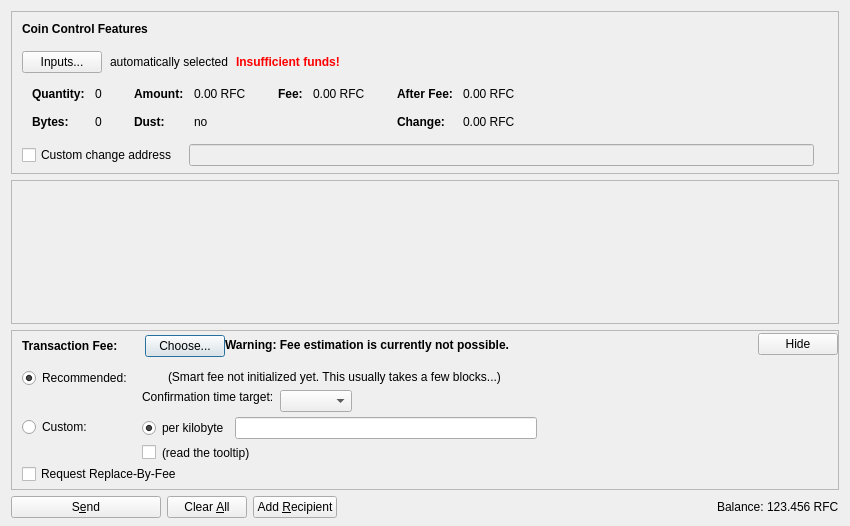
<?xml version="1.0" encoding="UTF-8"?>
<ui version="4.0">
 <class>SendCoinsDialog</class>
 <widget class="QDialog" name="SendCoinsDialog">
  <property name="geometry">
   <rect>
    <x>0</x>
    <y>0</y>
    <width>850</width>
    <height>526</height>
   </rect>
  </property>
  <property name="windowTitle">
   <string>Send Coins</string>
  </property>
  <layout class="QVBoxLayout" name="verticalLayout" stretch="0,1,0,0">
   <property name="bottomMargin">
    <number>8</number>
   </property>
   <item>
    <widget class="QFrame" name="frameCoinControl">
     <property name="sizePolicy">
      <sizepolicy hsizetype="Expanding" vsizetype="Expanding">
       <horstretch>0</horstretch>
       <verstretch>0</verstretch>
      </sizepolicy>
     </property>
     <property name="maximumSize">
      <size>
       <width>16777215</width>
       <height>16777215</height>
      </size>
     </property>
     <property name="frameShape">
      <enum>QFrame::StyledPanel</enum>
     </property>
     <property name="frameShadow">
      <enum>QFrame::Sunken</enum>
     </property>
     <layout class="QVBoxLayout" name="verticalLayoutCoinControl2">
      <property name="spacing">
       <number>0</number>
      </property>
      <property name="leftMargin">
       <number>0</number>
      </property>
      <property name="topMargin">
       <number>0</number>
      </property>
      <property name="rightMargin">
       <number>0</number>
      </property>
      <property name="bottomMargin">
       <number>6</number>
      </property>
      <item>
       <layout class="QVBoxLayout" name="verticalLayoutCoinControl" stretch="0,0,0,0,1">
        <property name="spacing">
         <number>0</number>
        </property>
        <property name="leftMargin">
         <number>10</number>
        </property>
        <property name="topMargin">
         <number>10</number>
        </property>
        <item>
         <layout class="QHBoxLayout" name="horizontalLayoutCoinControl1">
          <property name="bottomMargin">
           <number>15</number>
          </property>
          <item>
           <widget class="QLabel" name="labelCoinControlFeatures">
            <property name="sizePolicy">
             <sizepolicy hsizetype="Preferred" vsizetype="Maximum">
              <horstretch>0</horstretch>
              <verstretch>0</verstretch>
             </sizepolicy>
            </property>
            <property name="font">
             <font>
              <weight>75</weight>
              <bold>true</bold>
             </font>
            </property>
            <property name="styleSheet">
             <string notr="true">font-weight:bold;</string>
            </property>
            <property name="text">
             <string>Coin Control Features</string>
            </property>
           </widget>
          </item>
         </layout>
        </item>
        <item>
         <layout class="QHBoxLayout" name="horizontalLayoutCoinControl2" stretch="0,0,0,0">
          <property name="spacing">
           <number>8</number>
          </property>
          <property name="bottomMargin">
           <number>10</number>
          </property>
          <item>
           <widget class="QPushButton" name="pushButtonCoinControl">
            <property name="styleSheet">
             <string notr="true"/>
            </property>
            <property name="text">
             <string>Inputs...</string>
            </property>
            <property name="autoDefault">
             <bool>false</bool>
            </property>
           </widget>
          </item>
          <item>
           <widget class="QLabel" name="labelCoinControlAutomaticallySelected">
            <property name="text">
             <string>automatically selected</string>
            </property>
            <property name="margin">
             <number>5</number>
            </property>
           </widget>
          </item>
          <item>
           <widget class="QLabel" name="labelCoinControlInsuffFunds">
            <property name="font">
             <font>
              <weight>75</weight>
              <bold>true</bold>
             </font>
            </property>
            <property name="styleSheet">
             <string notr="true">color:red;font-weight:bold;</string>
            </property>
            <property name="text">
             <string>Insufficient funds!</string>
            </property>
            <property name="margin">
             <number>5</number>
            </property>
           </widget>
          </item>
          <item>
           <spacer name="horizontalSpacerCoinControl">
            <property name="orientation">
             <enum>Qt::Horizontal</enum>
            </property>
            <property name="sizeHint" stdset="0">
             <size>
              <width>40</width>
              <height>1</height>
             </size>
            </property>
           </spacer>
          </item>
         </layout>
        </item>
        <item>
         <widget class="QWidget" name="widgetCoinControl" native="true">
          <property name="sizePolicy">
           <sizepolicy hsizetype="Preferred" vsizetype="Preferred">
            <horstretch>0</horstretch>
            <verstretch>0</verstretch>
           </sizepolicy>
          </property>
          <property name="minimumSize">
           <size>
            <width>0</width>
            <height>0</height>
           </size>
          </property>
          <property name="styleSheet">
           <string notr="true"/>
          </property>
          <layout class="QHBoxLayout" name="horizontalLayoutCoinControl5">
           <property name="leftMargin">
            <number>0</number>
           </property>
           <property name="topMargin">
            <number>0</number>
           </property>
           <property name="rightMargin">
            <number>0</number>
           </property>
           <property name="bottomMargin">
            <number>0</number>
           </property>
           <item>
            <layout class="QHBoxLayout" name="horizontalLayoutCoinControl3" stretch="0,0,0,1">
             <property name="spacing">
              <number>20</number>
             </property>
             <property name="topMargin">
              <number>0</number>
             </property>
             <property name="bottomMargin">
              <number>10</number>
             </property>
             <item>
              <layout class="QFormLayout" name="formLayoutCoinControl1">
               <property name="horizontalSpacing">
                <number>10</number>
               </property>
               <property name="verticalSpacing">
                <number>14</number>
               </property>
               <property name="leftMargin">
                <number>10</number>
               </property>
               <property name="topMargin">
                <number>4</number>
               </property>
               <property name="rightMargin">
                <number>6</number>
               </property>
               <item row="0" column="0">
                <widget class="QLabel" name="labelCoinControlQuantityText">
                 <property name="font">
                  <font>
                   <weight>75</weight>
                   <bold>true</bold>
                  </font>
                 </property>
                 <property name="text">
                  <string>Quantity:</string>
                 </property>
                 <property name="margin">
                  <number>0</number>
                 </property>
                </widget>
               </item>
               <item row="0" column="1">
                <widget class="QLabel" name="labelCoinControlQuantity">
                 <property name="cursor">
                  <cursorShape>IBeamCursor</cursorShape>
                 </property>
                 <property name="contextMenuPolicy">
                  <enum>Qt::ActionsContextMenu</enum>
                 </property>
                 <property name="text">
                  <string notr="true">0</string>
                 </property>
                 <property name="margin">
                  <number>0</number>
                 </property>
                 <property name="textInteractionFlags">
                  <set>Qt::LinksAccessibleByMouse|Qt::TextSelectableByKeyboard|Qt::TextSelectableByMouse</set>
                 </property>
                </widget>
               </item>
               <item row="1" column="0">
                <widget class="QLabel" name="labelCoinControlBytesText">
                 <property name="font">
                  <font>
                   <weight>75</weight>
                   <bold>true</bold>
                  </font>
                 </property>
                 <property name="text">
                  <string>Bytes:</string>
                 </property>
                </widget>
               </item>
               <item row="1" column="1">
                <widget class="QLabel" name="labelCoinControlBytes">
                 <property name="cursor">
                  <cursorShape>IBeamCursor</cursorShape>
                 </property>
                 <property name="contextMenuPolicy">
                  <enum>Qt::ActionsContextMenu</enum>
                 </property>
                 <property name="text">
                  <string notr="true">0</string>
                 </property>
                 <property name="textInteractionFlags">
                  <set>Qt::LinksAccessibleByMouse|Qt::TextSelectableByKeyboard|Qt::TextSelectableByMouse</set>
                 </property>
                </widget>
               </item>
              </layout>
             </item>
             <item>
              <layout class="QFormLayout" name="formLayoutCoinControl2">
               <property name="horizontalSpacing">
                <number>10</number>
               </property>
               <property name="verticalSpacing">
                <number>14</number>
               </property>
               <property name="leftMargin">
                <number>6</number>
               </property>
               <property name="topMargin">
                <number>4</number>
               </property>
               <property name="rightMargin">
                <number>6</number>
               </property>
               <item row="0" column="0">
                <widget class="QLabel" name="labelCoinControlAmountText">
                 <property name="font">
                  <font>
                   <weight>75</weight>
                   <bold>true</bold>
                  </font>
                 </property>
                 <property name="text">
                  <string>Amount:</string>
                 </property>
                 <property name="margin">
                  <number>0</number>
                 </property>
                </widget>
               </item>
               <item row="0" column="1">
                <widget class="QLabel" name="labelCoinControlAmount">
                 <property name="cursor">
                  <cursorShape>IBeamCursor</cursorShape>
                 </property>
                 <property name="contextMenuPolicy">
                  <enum>Qt::ActionsContextMenu</enum>
                 </property>
                 <property name="text">
                  <string notr="true">0.00 RFC</string>
                 </property>
                 <property name="textInteractionFlags">
                  <set>Qt::LinksAccessibleByMouse|Qt::TextSelectableByKeyboard|Qt::TextSelectableByMouse</set>
                 </property>
                </widget>
               </item>
               <item row="1" column="0">
                <widget class="QLabel" name="labelCoinControlLowOutputText">
                 <property name="font">
                  <font>
                   <weight>75</weight>
                   <bold>true</bold>
                  </font>
                 </property>
                 <property name="text">
                  <string>Dust:</string>
                 </property>
                </widget>
               </item>
               <item row="1" column="1">
                <widget class="QLabel" name="labelCoinControlLowOutput">
                 <property name="cursor">
                  <cursorShape>IBeamCursor</cursorShape>
                 </property>
                 <property name="contextMenuPolicy">
                  <enum>Qt::ActionsContextMenu</enum>
                 </property>
                 <property name="text">
                  <string notr="true">no</string>
                 </property>
                 <property name="textInteractionFlags">
                  <set>Qt::LinksAccessibleByMouse|Qt::TextSelectableByKeyboard|Qt::TextSelectableByMouse</set>
                 </property>
                </widget>
               </item>
              </layout>
             </item>
             <item>
              <layout class="QFormLayout" name="formLayoutCoinControl3">
               <property name="horizontalSpacing">
                <number>10</number>
               </property>
               <property name="verticalSpacing">
                <number>14</number>
               </property>
               <property name="leftMargin">
                <number>6</number>
               </property>
               <property name="topMargin">
                <number>4</number>
               </property>
               <property name="rightMargin">
                <number>6</number>
               </property>
               <item row="0" column="0">
                <widget class="QLabel" name="labelCoinControlFeeText">
                 <property name="font">
                  <font>
                   <weight>75</weight>
                   <bold>true</bold>
                  </font>
                 </property>
                 <property name="text">
                  <string>Fee:</string>
                 </property>
                 <property name="margin">
                  <number>0</number>
                 </property>
                </widget>
               </item>
               <item row="0" column="1">
                <widget class="QLabel" name="labelCoinControlFee">
                 <property name="cursor">
                  <cursorShape>IBeamCursor</cursorShape>
                 </property>
                 <property name="contextMenuPolicy">
                  <enum>Qt::ActionsContextMenu</enum>
                 </property>
                 <property name="text">
                  <string notr="true">0.00 RFC</string>
                 </property>
                 <property name="textInteractionFlags">
                  <set>Qt::LinksAccessibleByMouse|Qt::TextSelectableByKeyboard|Qt::TextSelectableByMouse</set>
                 </property>
                </widget>
               </item>
              </layout>
             </item>
             <item>
              <layout class="QFormLayout" name="formLayoutCoinControl4">
               <property name="horizontalSpacing">
                <number>10</number>
               </property>
               <property name="verticalSpacing">
                <number>14</number>
               </property>
               <property name="leftMargin">
                <number>6</number>
               </property>
               <property name="topMargin">
                <number>4</number>
               </property>
               <property name="rightMargin">
                <number>6</number>
               </property>
               <item row="0" column="0">
                <widget class="QLabel" name="labelCoinControlAfterFeeText">
                 <property name="font">
                  <font>
                   <weight>75</weight>
                   <bold>true</bold>
                  </font>
                 </property>
                 <property name="text">
                  <string>After Fee:</string>
                 </property>
                 <property name="margin">
                  <number>0</number>
                 </property>
                </widget>
               </item>
               <item row="0" column="1">
                <widget class="QLabel" name="labelCoinControlAfterFee">
                 <property name="cursor">
                  <cursorShape>IBeamCursor</cursorShape>
                 </property>
                 <property name="contextMenuPolicy">
                  <enum>Qt::ActionsContextMenu</enum>
                 </property>
                 <property name="text">
                  <string notr="true">0.00 RFC</string>
                 </property>
                 <property name="textInteractionFlags">
                  <set>Qt::LinksAccessibleByMouse|Qt::TextSelectableByKeyboard|Qt::TextSelectableByMouse</set>
                 </property>
                </widget>
               </item>
               <item row="1" column="0">
                <widget class="QLabel" name="labelCoinControlChangeText">
                 <property name="font">
                  <font>
                   <weight>75</weight>
                   <bold>true</bold>
                  </font>
                 </property>
                 <property name="text">
                  <string>Change:</string>
                 </property>
                </widget>
               </item>
               <item row="1" column="1">
                <widget class="QLabel" name="labelCoinControlChange">
                 <property name="cursor">
                  <cursorShape>IBeamCursor</cursorShape>
                 </property>
                 <property name="contextMenuPolicy">
                  <enum>Qt::ActionsContextMenu</enum>
                 </property>
                 <property name="text">
                  <string notr="true">0.00 RFC</string>
                 </property>
                 <property name="textInteractionFlags">
                  <set>Qt::LinksAccessibleByMouse|Qt::TextSelectableByKeyboard|Qt::TextSelectableByMouse</set>
                 </property>
                </widget>
               </item>
              </layout>
             </item>
            </layout>
           </item>
          </layout>
         </widget>
        </item>
        <item>
         <layout class="QHBoxLayout" name="horizontalLayoutCoinControl4" stretch="0,0,0">
          <property name="spacing">
           <number>12</number>
          </property>
          <property name="sizeConstraint">
           <enum>QLayout::SetDefaultConstraint</enum>
          </property>
          <property name="topMargin">
           <number>5</number>
          </property>
          <property name="rightMargin">
           <number>5</number>
          </property>
          <item>
           <widget class="QCheckBox" name="checkBoxCoinControlChange">
            <property name="toolTip">
             <string>If this is activated, but the change address is empty or invalid, change will be sent to a newly generated address.</string>
            </property>
            <property name="text">
             <string>Custom change address</string>
            </property>
           </widget>
          </item>
          <item>
           <widget class="QValidatedLineEdit" name="lineEditCoinControlChange">
            <property name="enabled">
             <bool>false</bool>
            </property>
            <property name="sizePolicy">
             <sizepolicy hsizetype="Expanding" vsizetype="Fixed">
              <horstretch>0</horstretch>
              <verstretch>0</verstretch>
             </sizepolicy>
            </property>
           </widget>
          </item>
          <item>
           <widget class="QLabel" name="labelCoinControlChangeLabel">
            <property name="sizePolicy">
             <sizepolicy hsizetype="Preferred" vsizetype="Expanding">
              <horstretch>0</horstretch>
              <verstretch>0</verstretch>
             </sizepolicy>
            </property>
            <property name="minimumSize">
             <size>
              <width>0</width>
              <height>0</height>
             </size>
            </property>
            <property name="text">
             <string/>
            </property>
            <property name="margin">
             <number>3</number>
            </property>
           </widget>
          </item>
         </layout>
        </item>
        <item>
         <spacer name="verticalSpacerCoinControl">
          <property name="orientation">
           <enum>Qt::Vertical</enum>
          </property>
          <property name="sizeHint" stdset="0">
           <size>
            <width>800</width>
            <height>1</height>
           </size>
          </property>
         </spacer>
        </item>
       </layout>
      </item>
     </layout>
    </widget>
   </item>
   <item>
    <widget class="QScrollArea" name="scrollArea">
     <property name="widgetResizable">
      <bool>true</bool>
     </property>
     <widget class="QWidget" name="scrollAreaWidgetContents">
      <property name="geometry">
       <rect>
        <x>0</x>
        <y>0</y>
        <width>830</width>
        <height>104</height>
       </rect>
      </property>
      <layout class="QVBoxLayout" name="verticalLayout_2" stretch="0,1">
       <property name="leftMargin">
        <number>0</number>
       </property>
       <property name="topMargin">
        <number>0</number>
       </property>
       <property name="rightMargin">
        <number>0</number>
       </property>
       <property name="bottomMargin">
        <number>0</number>
       </property>
       <item>
        <layout class="QVBoxLayout" name="entries">
         <property name="spacing">
          <number>6</number>
         </property>
        </layout>
       </item>
       <item>
        <spacer name="verticalSpacer">
         <property name="orientation">
          <enum>Qt::Vertical</enum>
         </property>
         <property name="sizeHint" stdset="0">
          <size>
           <width>20</width>
           <height>40</height>
          </size>
         </property>
        </spacer>
       </item>
      </layout>
     </widget>
    </widget>
   </item>
   <item>
    <widget class="QFrame" name="frameFee">
     <property name="sizePolicy">
      <sizepolicy hsizetype="Expanding" vsizetype="Expanding">
       <horstretch>0</horstretch>
       <verstretch>0</verstretch>
      </sizepolicy>
     </property>
     <property name="maximumSize">
      <size>
       <width>16777215</width>
       <height>16777215</height>
      </size>
     </property>
     <property name="frameShape">
      <enum>QFrame::StyledPanel</enum>
     </property>
     <property name="frameShadow">
      <enum>QFrame::Sunken</enum>
     </property>
     <layout class="QVBoxLayout" name="verticalLayoutFee1">
      <property name="spacing">
       <number>0</number>
      </property>
      <property name="leftMargin">
       <number>0</number>
      </property>
      <property name="topMargin">
       <number>0</number>
      </property>
      <property name="rightMargin">
       <number>0</number>
      </property>
      <property name="bottomMargin">
       <number>0</number>
      </property>
      <item>
       <layout class="QVBoxLayout" name="verticalLayoutFee2" stretch="0,0,0">
        <property name="spacing">
         <number>0</number>
        </property>
        <property name="leftMargin">
         <number>10</number>
        </property>
        <property name="topMargin">
         <number>0</number>
        </property>
        <item>
         <layout class="QHBoxLayout" name="horizontalLayoutFee1">
          <property name="bottomMargin">
           <number>0</number>
          </property>
          <item>
           <layout class="QVBoxLayout" name="verticalLayoutFee7">
            <property name="spacing">
             <number>0</number>
            </property>
            <item>
             <spacer name="verticalSpacerSmartFee">
              <property name="orientation">
               <enum>Qt::Vertical</enum>
              </property>
              <property name="sizeType">
               <enum>QSizePolicy::Fixed</enum>
              </property>
              <property name="sizeHint" stdset="0">
               <size>
                <width>1</width>
                <height>4</height>
               </size>
              </property>
             </spacer>
            </item>
            <item>
             <layout class="QHBoxLayout" name="horizontalLayoutSmartFee">
              <property name="spacing">
               <number>10</number>
              </property>
              <item>
               <widget class="QLabel" name="labelFeeHeadline">
                <property name="sizePolicy">
                 <sizepolicy hsizetype="Preferred" vsizetype="Maximum">
                  <horstretch>0</horstretch>
                  <verstretch>0</verstretch>
                 </sizepolicy>
                </property>
                <property name="font">
                 <font>
                  <weight>75</weight>
                  <bold>true</bold>
                 </font>
                </property>
                <property name="styleSheet">
                 <string notr="true">font-weight:bold;</string>
                </property>
                <property name="text">
                 <string>Transaction Fee:</string>
                </property>
               </widget>
              </item>
              <item>
               <widget class="QLabel" name="labelFeeMinimized">
                <property name="text">
                 <string/>
                </property>
               </widget>
              </item>
              <item>
               <widget class="QPushButton" name="buttonChooseFee">
                <property name="text">
                 <string>Choose...</string>
                </property>
               </widget>
              </item>
             </layout>
            </item>
            <item>
             <spacer name="verticalSpacer_5">
              <property name="orientation">
               <enum>Qt::Vertical</enum>
              </property>
              <property name="sizeHint" stdset="0">
               <size>
                <width>1</width>
                <height>1</height>
               </size>
              </property>
             </spacer>
            </item>
           </layout>
          </item>
          <item>
           <widget class="QLabel" name="fallbackFeeWarningLabel">
            <property name="toolTip">
             <string>Using the fallbackfee can result in sending a transaction that will take several hours or days (or never) to confirm. Consider choosing your fee manually or wait until you have validated the complete chain.</string>
            </property>
            <property name="font">
            <font>
                <weight>75</weight>
                <bold>true</bold>
            </font>
            </property>
            <property name="text">
             <string>Warning: Fee estimation is currently not possible.</string>
            </property>
            <property name="wordWrap">
             <bool>false</bool>
            </property>
           </widget>
          </item>
          <item>
           <spacer name="horizontalSpacer_4">
            <property name="orientation">
             <enum>Qt::Horizontal</enum>
            </property>
            <property name="sizeType">
             <enum>QSizePolicy::MinimumExpanding</enum>
            </property>
            <property name="sizeHint" stdset="0">
             <size>
              <width>40</width>
              <height>20</height>
             </size>
            </property>
           </spacer>
          </item>
          <item>
           <widget class="QPushButton" name="buttonMinimizeFee">
            <property name="toolTip">
             <string>collapse fee-settings</string>
            </property>
            <property name="text">
             <string>Hide</string>
            </property>
           </widget>
          </item>
         </layout>
        </item>
        <item>
         <widget class="QFrame" name="frameFeeSelection">
          <layout class="QVBoxLayout" name="verticalLayoutFee12">
           <property name="spacing">
            <number>0</number>
           </property>
           <property name="leftMargin">
            <number>0</number>
           </property>
           <property name="topMargin">
            <number>0</number>
           </property>
           <property name="rightMargin">
            <number>0</number>
           </property>
           <property name="bottomMargin">
            <number>0</number>
           </property>
           <item>
            <layout class="QGridLayout" name="gridLayoutFee">
             <property name="topMargin">
              <number>10</number>
             </property>
             <property name="bottomMargin">
              <number>4</number>
             </property>
             <property name="horizontalSpacing">
              <number>10</number>
             </property>
             <property name="verticalSpacing">
              <number>4</number>
             </property>
             <item row="1" column="1">
              <layout class="QVBoxLayout" name="verticalLayoutFee8">
               <property name="spacing">
                <number>6</number>
               </property>
               <item>
                <layout class="QHBoxLayout" name="horizontalLayoutFee13">
                 <item>
                  <widget class="QRadioButton" name="radioCustomPerKilobyte">
                   <property name="toolTip">
                    <string>If the custom fee is set to 1000 satoshis and the transaction is only 250 bytes, then &quot;per kilobyte&quot; only pays 250 satoshis in fee, while &quot;total at least&quot; pays 1000 satoshis. For transactions bigger than a kilobyte both pay by kilobyte.</string>
                   </property>
                   <property name="text">
                    <string>per kilobyte</string>
                   </property>
                   <property name="checked">
                    <bool>true</bool>
                   </property>
                   <attribute name="buttonGroup">
                    <string notr="true">groupCustomFee</string>
                   </attribute>
                  </widget>
                 </item>
                 <item>
                  <widget class="BitcoinAmountField" name="customFee"/>
                 </item>
                 <item>
                  <spacer name="horizontalSpacer_6">
                   <property name="orientation">
                    <enum>Qt::Horizontal</enum>
                   </property>
                   <property name="sizeHint" stdset="0">
                    <size>
                     <width>1</width>
                     <height>1</height>
                    </size>
                   </property>
                  </spacer>
                 </item>
                </layout>
               </item>
               <item>
                <layout class="QHBoxLayout" name="horizontalLayoutFee8">
                 <item>
                  <widget class="QCheckBox" name="checkBoxMinimumFee">
                   <property name="toolTip">
                    <string>Paying only the minimum fee is just fine as long as there is less transaction volume than space in the blocks. But be aware that this can end up in a never confirming transaction once there is more demand for riffcash transactions than the network can process.</string>
                   </property>
                   <property name="text">
                    <string/>
                   </property>
                  </widget>
                 </item>
                 <item>
                  <widget class="QLabel" name="labelMinFeeWarning">
                   <property name="enabled">
                    <bool>true</bool>
                   </property>
                   <property name="toolTip">
                    <string>Paying only the minimum fee is just fine as long as there is less transaction volume than space in the blocks. But be aware that this can end up in a never confirming transaction once there is more demand for riffcash transactions than the network can process.</string>
                   </property>
                   <property name="text">
                    <string>(read the tooltip)</string>
                   </property>
                   <property name="margin">
                    <number>5</number>
                   </property>
                  </widget>
                 </item>
                 <item>
                  <spacer name="horizontalSpacer_2">
                   <property name="orientation">
                    <enum>Qt::Horizontal</enum>
                   </property>
                   <property name="sizeHint" stdset="0">
                    <size>
                     <width>1</width>
                     <height>1</height>
                    </size>
                   </property>
                  </spacer>
                 </item>
                </layout>
               </item>
              </layout>
             </item>
             <item row="0" column="0">
              <layout class="QVBoxLayout" name="verticalLayoutFee4" stretch="0,1">
               <item>
                <widget class="QRadioButton" name="radioSmartFee">
                 <property name="text">
                  <string>Recommended:</string>
                 </property>
                 <property name="checked">
                  <bool>true</bool>
                 </property>
                 <attribute name="buttonGroup">
                  <string notr="true">groupFee</string>
                 </attribute>
                </widget>
               </item>
               <item>
                <spacer name="verticalSpacer_2">
                 <property name="orientation">
                  <enum>Qt::Vertical</enum>
                 </property>
                 <property name="sizeHint" stdset="0">
                  <size>
                   <width>1</width>
                   <height>1</height>
                  </size>
                 </property>
                </spacer>
               </item>
              </layout>
             </item>
             <item row="1" column="0">
              <layout class="QVBoxLayout" name="verticalLayoutFee9" stretch="0,1">
               <item>
                <widget class="QRadioButton" name="radioCustomFee">
                 <property name="text">
                  <string>Custom:</string>
                 </property>
                 <attribute name="buttonGroup">
                  <string notr="true">groupFee</string>
                 </attribute>
                </widget>
               </item>
               <item>
                <spacer name="verticalSpacer_6">
                 <property name="orientation">
                  <enum>Qt::Vertical</enum>
                 </property>
                 <property name="sizeHint" stdset="0">
                  <size>
                   <width>1</width>
                   <height>1</height>
                  </size>
                 </property>
                </spacer>
               </item>
              </layout>
             </item>
             <item row="0" column="1">
              <layout class="QVBoxLayout" name="verticalLayoutFee3" stretch="0,0,1">
               <property name="spacing">
                <number>6</number>
               </property>
               <property name="topMargin">
                <number>2</number>
               </property>
               <item>
                <layout class="QHBoxLayout" name="horizontalLayoutFee12">
                 <item>
                  <widget class="QLabel" name="labelSmartFee">
                   <property name="text">
                    <string/>
                   </property>
                   <property name="margin">
                    <number>2</number>
                   </property>
                  </widget>
                 </item>
                 <item>
                  <widget class="QLabel" name="labelFeeEstimation">
                   <property name="text">
                    <string/>
                   </property>
                  </widget>
                 </item>
                 <item>
                  <widget class="QLabel" name="labelSmartFee2">
                   <property name="text">
                    <string>(Smart fee not initialized yet. This usually takes a few blocks...)</string>
                   </property>
                   <property name="margin">
                    <number>2</number>
                   </property>
                  </widget>
                 </item>
                 <item>
                  <spacer name="horizontalSpacer_5">
                   <property name="orientation">
                    <enum>Qt::Horizontal</enum>
                   </property>
                   <property name="sizeHint" stdset="0">
                    <size>
                     <width>1</width>
                     <height>1</height>
                    </size>
                   </property>
                  </spacer>
                 </item>
                </layout>
               </item>
               <item>
                <layout class="QHBoxLayout" name="horizontalLayoutFee9">
                 <item>
                  <layout class="QVBoxLayout" name="verticalLayoutFee6">
                   <item>
                    <widget class="QLabel" name="labelSmartFee3">
                     <property name="text">
                      <string>Confirmation time target:</string>
                     </property>
                     <property name="margin">
                      <number>2</number>
                     </property>
                    </widget>
                   </item>
                   <item>
                    <spacer name="verticalSpacer_3">
                     <property name="orientation">
                      <enum>Qt::Vertical</enum>
                     </property>
                     <property name="sizeHint" stdset="0">
                      <size>
                       <width>1</width>
                       <height>1</height>
                      </size>
                     </property>
                    </spacer>
                   </item>
                  </layout>
                 </item>
                 <item>
                  <layout class="QVBoxLayout" name="verticalLayoutFee5">
                   <property name="rightMargin">
                    <number>30</number>
                   </property>
                   <item>
                    <layout class="QHBoxLayout" name="horizontalLayoutConfTarget">
                     <property name="bottomMargin">
                      <number>0</number>
                     </property>
                     <item>
                      <widget class="QComboBox" name="confTargetSelector"/>
                     </item>
                     <item>
                      <spacer name="horizontalSpacerConfTarget">
                       <property name="orientation">
                        <enum>Qt::Horizontal</enum>
                       </property>
                       <property name="sizeHint" stdset="0">
                        <size>
                         <width>40</width>
                         <height>20</height>
                        </size>
                       </property>
                      </spacer>
                     </item>
                    </layout>
                   </item>
                  </layout>
                 </item>
                </layout>
               </item>
               <item>
                <spacer name="verticalSpacer_4">
                 <property name="orientation">
                  <enum>Qt::Vertical</enum>
                 </property>
                 <property name="sizeHint" stdset="0">
                  <size>
                   <width>1</width>
                   <height>1</height>
                  </size>
                 </property>
                </spacer>
               </item>
              </layout>
             </item>
            </layout>
           </item>
           <item>
            <widget class="QCheckBox" name="optInRBF">
             <property name="text">
              <string>Request Replace-By-Fee</string>
             </property>
             <property name="toolTip">
              <string>Indicates that the sender may wish to replace this transaction with a new one paying higher fees (prior to being confirmed).</string>
             </property>
            </widget>
           </item>
          </layout>
         </widget>
        </item>
        <item>
         <spacer name="verticalSpacerFee">
          <property name="orientation">
           <enum>Qt::Vertical</enum>
          </property>
          <property name="sizeHint" stdset="0">
           <size>
            <width>40</width>
            <height>5</height>
           </size>
          </property>
         </spacer>
        </item>
       </layout>
      </item>
     </layout>
    </widget>
   </item>
   <item>
    <layout class="QHBoxLayout" name="horizontalLayout">
     <item>
      <widget class="QPushButton" name="sendButton">
       <property name="minimumSize">
        <size>
         <width>150</width>
         <height>0</height>
        </size>
       </property>
       <property name="toolTip">
        <string>Confirm the send action</string>
       </property>
       <property name="text">
        <string>S&amp;end</string>
       </property>
       <property name="icon">
        <iconset resource="../bitcoin.qrc">
         <normaloff>:/icons/send</normaloff>:/icons/send</iconset>
       </property>
       <property name="autoDefault">
        <bool>false</bool>
       </property>
       <property name="default">
        <bool>false</bool>
       </property>
      </widget>
     </item>
     <item>
      <widget class="QPushButton" name="clearButton">
       <property name="sizePolicy">
        <sizepolicy hsizetype="Minimum" vsizetype="Fixed">
         <horstretch>0</horstretch>
         <verstretch>0</verstretch>
        </sizepolicy>
       </property>
       <property name="toolTip">
        <string>Clear all fields of the form.</string>
       </property>
       <property name="text">
        <string>Clear &amp;All</string>
       </property>
       <property name="icon">
        <iconset resource="../bitcoin.qrc">
         <normaloff>:/icons/remove</normaloff>:/icons/remove</iconset>
       </property>
       <property name="autoDefault">
        <bool>false</bool>
       </property>
      </widget>
     </item>
     <item>
      <widget class="QPushButton" name="addButton">
       <property name="toolTip">
        <string>Send to multiple recipients at once</string>
       </property>
       <property name="text">
        <string>Add &amp;Recipient</string>
       </property>
       <property name="icon">
        <iconset resource="../bitcoin.qrc">
         <normaloff>:/icons/add</normaloff>:/icons/add</iconset>
       </property>
       <property name="autoDefault">
        <bool>false</bool>
       </property>
      </widget>
     </item>
     <item>
      <spacer name="horizontalSpacer">
       <property name="orientation">
        <enum>Qt::Horizontal</enum>
       </property>
       <property name="sizeHint" stdset="0">
        <size>
         <width>40</width>
         <height>20</height>
        </size>
       </property>
      </spacer>
     </item>
     <item>
      <layout class="QHBoxLayout" name="horizontalLayout_2">
       <property name="spacing">
        <number>3</number>
       </property>
       <item>
        <widget class="QLabel" name="label">
         <property name="sizePolicy">
          <sizepolicy hsizetype="Preferred" vsizetype="Fixed">
           <horstretch>0</horstretch>
           <verstretch>0</verstretch>
          </sizepolicy>
         </property>
         <property name="text">
          <string>Balance:</string>
         </property>
        </widget>
       </item>
       <item>
        <widget class="QLabel" name="labelBalance">
         <property name="sizePolicy">
          <sizepolicy hsizetype="Preferred" vsizetype="Fixed">
           <horstretch>0</horstretch>
           <verstretch>0</verstretch>
          </sizepolicy>
         </property>
         <property name="cursor">
          <cursorShape>IBeamCursor</cursorShape>
         </property>
         <property name="text">
          <string notr="true">123.456 RFC</string>
         </property>
         <property name="textInteractionFlags">
          <set>Qt::LinksAccessibleByMouse|Qt::TextSelectableByKeyboard|Qt::TextSelectableByMouse</set>
         </property>
        </widget>
       </item>
      </layout>
     </item>
    </layout>
   </item>
  </layout>
 </widget>
 <customwidgets>
  <customwidget>
   <class>QValidatedLineEdit</class>
   <extends>QLineEdit</extends>
   <header>qvalidatedlineedit.h</header>
  </customwidget>
  <customwidget>
   <class>BitcoinAmountField</class>
   <extends>QLineEdit</extends>
   <header>bitcoinamountfield.h</header>
   <container>1</container>
  </customwidget>
 </customwidgets>
 <resources>
  <include location="../bitcoin.qrc"/>
 </resources>
 <connections/>
 <buttongroups>
  <buttongroup name="groupFee"/>
  <buttongroup name="groupCustomFee"/>
 </buttongroups>
</ui>
